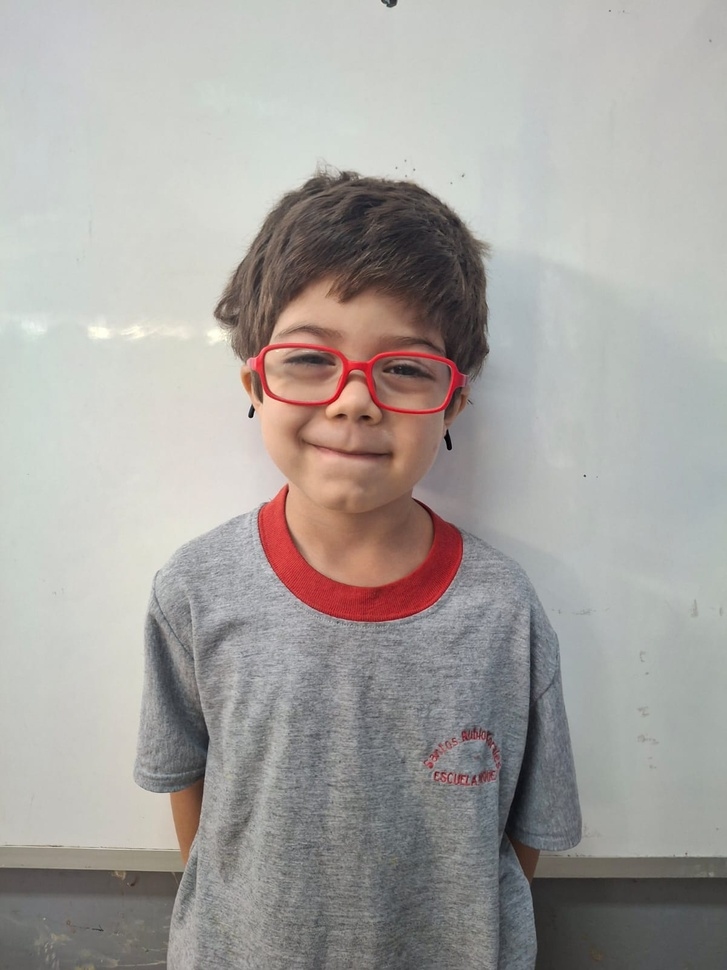
#> input picture imgs/WhatsApp Image 2026-04-09 at 19.34.20 (1).jpeg, 727 x 970 px, shrunk from 1200 x 1600 before the run; its folder holds only this picture in this run
$ python generar_pdf.py
#> lines starting #> are read from the running program, lines starting #| are printed output that depends on the picture; after the words box and inside, x2 and y2 are one past the last pixel; in counts of white or black regions, pixels touching at a corner belong together
import os
import cv2
from PIL import Image, ImageDraw, ImageOps
from reportlab.pdfgen import canvas
from reportlab.lib.pagesizes import A4
from reportlab.lib.units import cm
from reportlab.lib.utils import ImageReader

# --- CONFIGURACIÓN ---
CARPETA_IMAGENES = 'imgs'  # Carpeta donde están tus JPEGs
ARCHIVO_SALIDA_PDF = 'hoja_caras.pdf'
DIAMETRO_CM = 7.0               # Diámetro objetivo para el círculo en el PDF

# Rutas para guardar archivos temporales
CARPETA_TEMPORAL = 'temp_faces'

# --- INICIALIZACIÓN ---
if not os.path.exists(CARPETA_TEMPORAL):
    os.makedirs(CARPETA_TEMPORAL)

# Cargar el detector de rostros preentrenado de OpenCV
face_cascade = cv2.CascadeClassifier(cv2.data.haarcascades + 'haarcascade_frontalface_default.xml')

# --- FUNCIONES ---

def detectar_y_recortar_circular(ruta_imagen, num_rostro):
    """Detecta el rostro, lo recorta circularmente y lo guarda como PNG."""
#> called with num_rostro = 0
    try:
        # 1. Cargar imagen con OpenCV
        img = cv2.imread(ruta_imagen)
#> img is the input picture: shape (970, 727, 3); mean B, G, R 159.5, 163, 166.8
        gray = cv2.cvtColor(img, cv2.COLOR_BGR2GRAY)
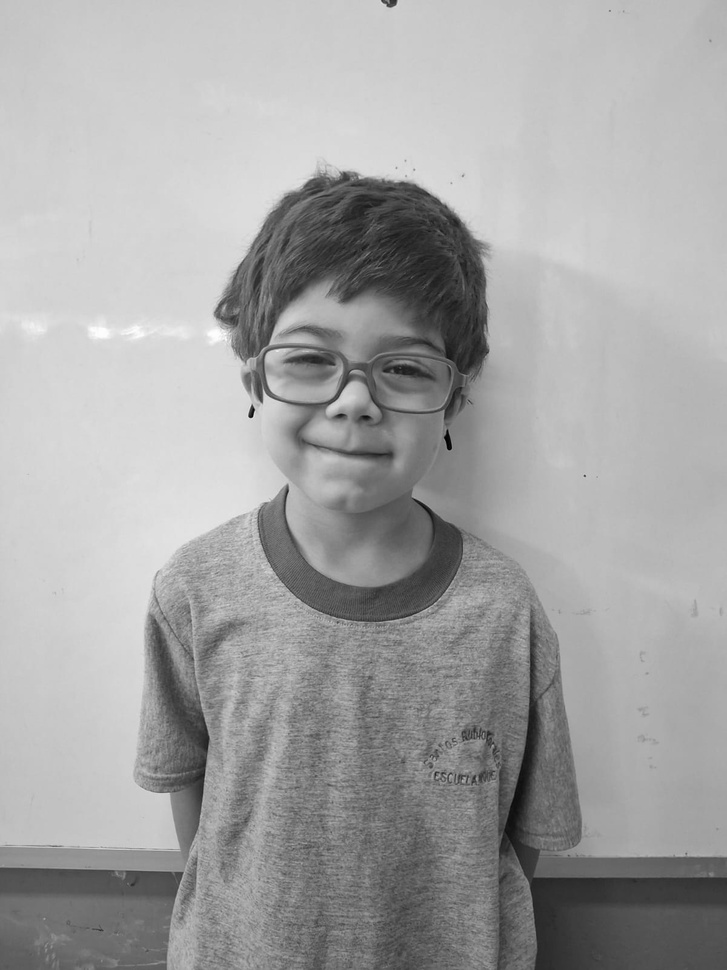
#> gray: shape (970, 727); min 0, max 253, mean 163.8
    except Exception as e:
        print(f"Error cargando {ruta_imagen}: {e}")
        return None

    # 2. Detectar rostros
    # Ajusta 'scaleFactor' y 'minNeighbors' si la detección no es buena
    caras = face_cascade.detectMultiScale(gray, scaleFactor=1.1, minNeighbors=5, minSize=(30, 30))
#> caras = [[225, 261, 268, 268]]

    if len(caras) == 0:
        print(f"No se detectó rostro en: {ruta_imagen}")
        return None

    # Tomar la primera cara detectada (x, y, ancho, alto)
    (x, y, w, h) = caras[0]
#> x = 225; y = 261; w = 268; h = 268

    # 3. Preparar el recorte circular (usando Pillow)
    pil_image = Image.open(ruta_imagen).convert("RGBA")

    # Crear una máscara circular
    # El recorte será un cuadrado centrado en la cara detectada
    # Añadimos un pequeño margen alrededor de la cara detectada
    margin_percent = 0.2
    mw = int(w * margin_percent)
#> mw = 53
    mh = int(h * margin_percent)
#> mh = 53

    # Asegurarse de que el cuadrado de recorte no se salga de la imagen
    img_w, img_h = pil_image.size
#> img_w = 727; img_h = 970
    cx = x + w // 2
#> cx = 359
    cy = y + h // 2
#> cy = 395

    # Determinar el radio del círculo de recorte
    r = max(w, h) // 2 + max(mw, mh)
#> r = 187

    # Coordenadas del cuadrado de recorte
    left = max(0, cx - r)
#> left = 172
    top = max(0, cy - r)
#> top = 208
    right = min(img_w, cx + r)
#> right = 546
    bottom = min(img_h, cy + r)
#> bottom = 582

    # Recortar el cuadrado
    face_square = pil_image.crop((left, top, right, bottom))
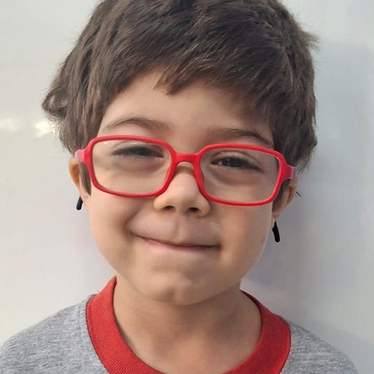
#> face_square: PIL image 374x374 RGBA; mean R, G, B, A 159.7, 136.9, 129.7, 255
    size = face_square.size # Debería ser cuadrado o casi cuadrado
#> size = (374, 374)

    # Crear la máscara circular
    mask = Image.new('L', size, 0)
#> mask: PIL image 374x374 L; every value is 0
    draw = ImageDraw.Draw(mask)
    # Dibujar el círculo blanco (opaco) que define la forma
    draw.ellipse((0, 0) + size, fill=255)

    # Aplicar la máscara
    face_circular = ImageOps.fit(face_square, mask.size, centering=(0.5, 0.5))
    face_circular.putalpha(mask)
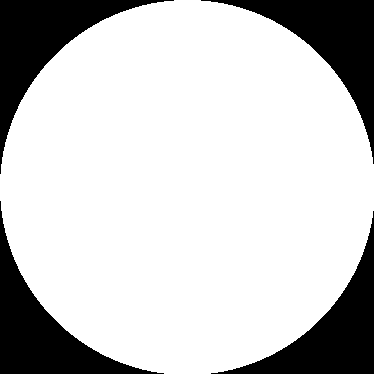
#> mask: PIL image 374x374 L; 78.9% white; 4 black regions, box (x1, y1, x2, y2) and area: (0, 0, 174, 174) 7565, (201, 0, 374, 164) 7391, (0, 201, 164, 374) 7391, (211, 211, 374, 374) 7218
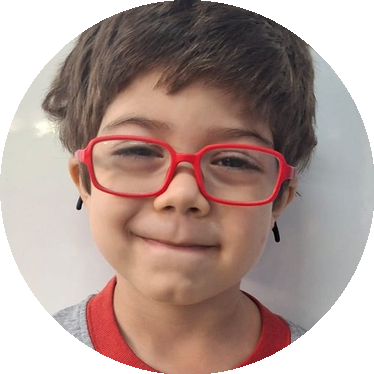
#> face_circular: PIL image 374x374 RGBA; mean R, G, B, A 159.7, 136.9, 129.7, 201.1; transparent parts drawn white

    # 4. Guardar como PNG temporal (para mantener la transparencia)
    ruta_temp_png = os.path.join(CARPETA_TEMPORAL, f'face_{num_rostro}.png')
    face_circular.save(ruta_temp_png, format="PNG")

    return ruta_temp_png

def generar_pdf(lista_rostros_recortados, archivo_salida):
    """Crea un PDF A4 con 6 imágenes por hoja en una cuadrícula."""
    c = canvas.Canvas(archivo_salida, pagesize=A4)
    width, height = A4 # Ancho y alto de A4 en puntos

    # Conversión de CM a puntos de PDF (ReportLab usa puntos)
    d_pt = DIAMETRO_CM * cm

    # Definir márgenes y espacios para la cuadrícula (A4 es ~21x29.7 cm)
    margin_x = 3 * cm  # Margen izquierdo total
    margin_y = 3 * cm  # Margen superior total
    gap_x = 2 * cm     # Espacio horizontal entre círculos
    gap_y = 2 * cm     # Espacio vertical entre círculos

    # Diseño de cuadrícula: 2 columnas, 3 filas
    num_cols = 2
    num_rows = 3
    rostros_por_pagina = num_cols * num_rows

    contador_rostros = 0

    print(f"Iniciando creación de PDF con {len(lista_rostros_recortados)} rostros...")

    while contador_rostros < len(lista_rostros_recortados):

        # Iterar sobre las filas y columnas de la página actual
        for row in range(num_rows):
            for col in range(num_cols):

                if contador_rostros >= len(lista_rostros_recortados):
                    break # No hay más rostros

                ruta_cara = lista_rostros_recortados[contador_rostros]

                # Calcular la posición (x, y) de la esquina superior izquierda del círculo
                # ReportLab usa coordenadas (0,0) en la esquina inferior izquierda
                x = margin_x + col * (d_pt + gap_x)
                y = height - margin_y - (row + 1) * d_pt - row * gap_y

                # Dibujar la imagen recortada
                try:
                    cara_reader = ImageReader(ruta_cara)
                    # drawImage(image, x, y, width, height, mask='auto')
                    # x, y son las coordenadas de la esquina inferior izquierda de la imagen
                    c.drawImage(cara_reader, x, y, width=d_pt, height=d_pt, mask='auto')

                    # Opcional: Dibujar un borde circular para verificar el tamaño
                    # c.setStrokeColorRGB(0.8, 0.8, 0.8) # Gris claro
                    # c.setLineWidth(1)
                    # c.circle(x + d_pt/2, y + d_pt/2, d_pt/2, stroke=1, fill=0)

                except Exception as e:
                    print(f"Error al dibujar imagen en PDF: {e}")

                contador_rostros += 1

            if contador_rostros >= len(lista_rostros_recortados):
                break

        # Si quedan más rostros, finalizar la página actual y crear una nueva
        if contador_rostros < len(lista_rostros_recortados):
            c.showPage()
            print("Página añadida al PDF.")

    c.save()
    print(f"PDF generado exitosamente: {archivo_salida}")

# --- FLUJO PRINCIPAL ---

def main():
    # 1. Obtener lista de imágenes
    formatos_soportados = ('.jpg', '.jpeg', '.png')
    archivos = [f for f in os.listdir(CARPETA_IMAGENES) if f.lower().endswith(formatos_soportados)]
    archivos.sort() # Opcional: ordenar por nombre

    if not archivos:
        print(f"No se encontraron imágenes válidas en '{CARPETA_IMAGENES}'.")
        return

    # 2. Procesar imágenes una por una
    rostros_procesados = []
    print(f"Procesando {len(archivos)} imágenes...")

    for i, archivo in enumerate(archivos):
        ruta_completa = os.path.join(CARPETA_IMAGENES, archivo)
        print(f"[{i+1}/{len(archivos)}] Procesando {archivo}...")

        # Detectar cara, recortar circularmente y guardar PNG temp
        ruta_temp = detectar_y_recortar_circular(ruta_completa, i)

        if ruta_temp:
            rostros_procesados.append(ruta_temp)

    # 3. Generar el PDF
    if rostros_procesados:
        generar_pdf(rostros_procesados, ARCHIVO_SALIDA_PDF)
#> (the call stopped at in generar_pdf, `c = canvas.Canvas(archivo_salida, pagesize=A4)`: reportlab is not available in this run)
    else:
        print("No se detectaron rostros válidos para generar el PDF.")

    # 4. Limpieza (Opcional: borrar la carpeta temporal)
    # import shutil
    # shutil.rmtree(CARPETA_TEMPORAL)
    # print("Archivos temporales eliminados.")

if __name__ == '__main__':
    main()

$ run again, on imgs/WhatsApp Image 2026-04-09 at 19.34.21.jpeg
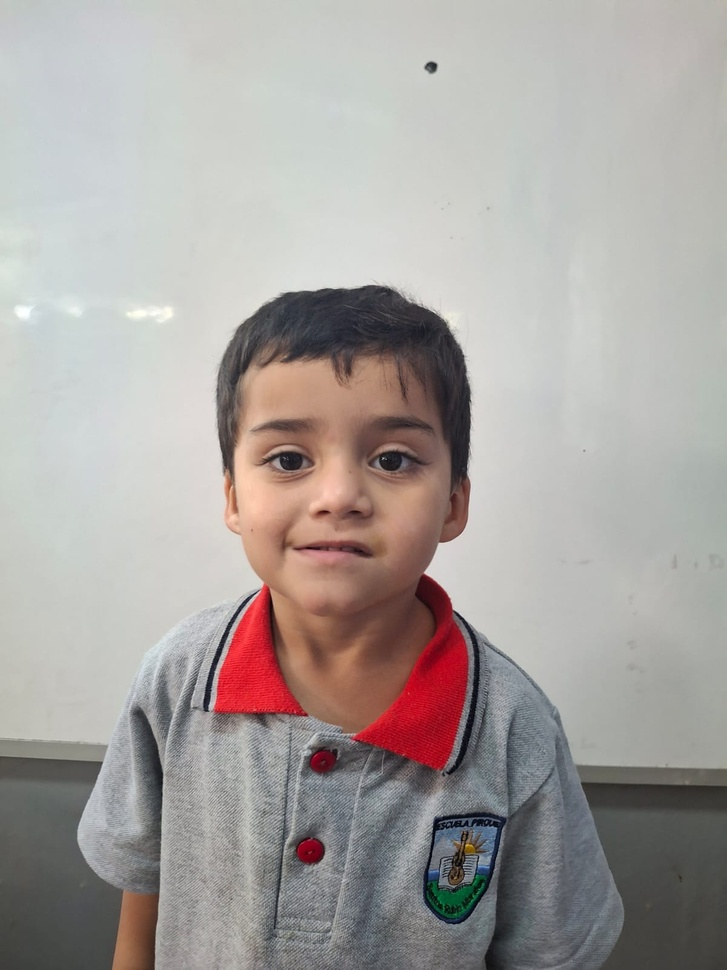
#> input picture imgs/WhatsApp Image 2026-04-09 at 19.34.21.jpeg, 727 x 970 px, shrunk from 1200 x 1600 before the run
#> in detectar_y_recortar_circular, img is the input picture: shape (970, 727, 3); mean B, G, R 158.9, 161.9, 167.9
#> caras = [[393, 912, 51, 51], [192, 339, 291, 291]]
#> x = 393; y = 912; w = 51
#> mw = 10
#> cx = 418
#> cy = 937
#> r = 35
#> left = 383
#> top = 902
#> right = 453
#> bottom = 970
#> in detectar_y_recortar_circular, `face_circular.putalpha(mask)`:
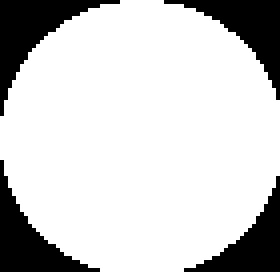
#> mask: PIL image 70x68 L (shown 4 times larger); 80.3% white; 4 black regions, box (x1, y1, x2, y2) and area: (0, 0, 30, 29) 264, (41, 0, 70, 25) 235, (0, 40, 25, 68) 234, (46, 44, 70, 68) 206
#> in detectar_y_recortar_circular, `face_circular.putalpha(mask)`:
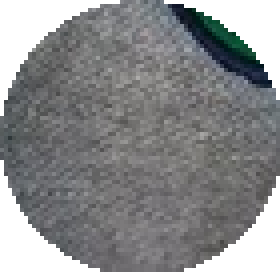
#> face_circular: PIL image 70x68 RGBA (shown 4 times larger); mean R, G, B, A 103.7, 107.1, 107.8, 204.7; transparent parts drawn white

$ run again, on imgs/WhatsApp Image 2026-04-09 at 19.34.22 (1).jpeg
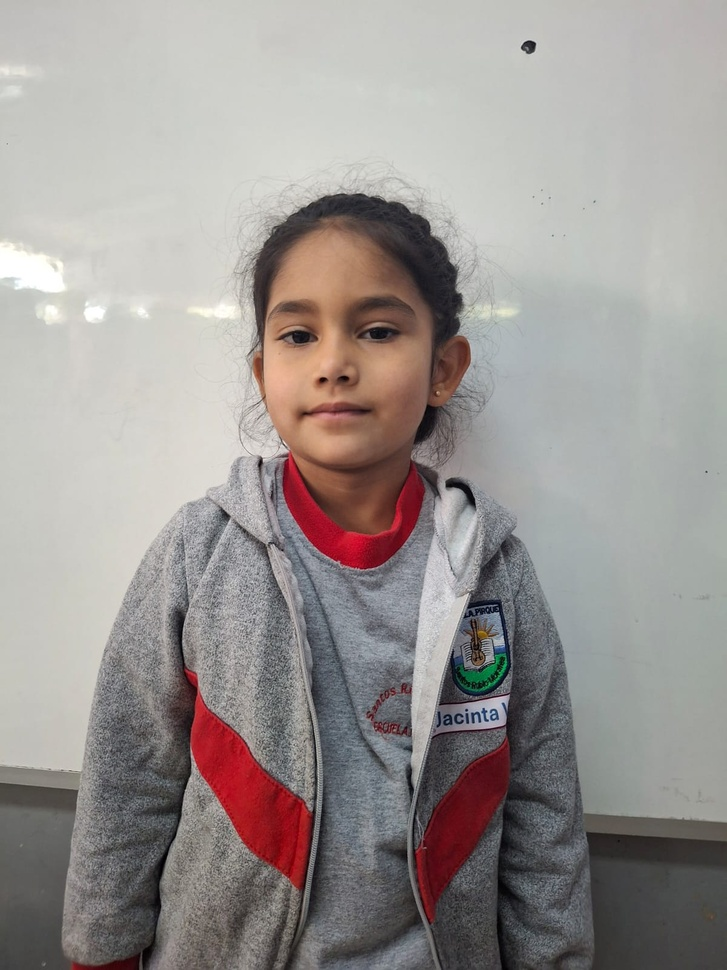
#> input picture imgs/WhatsApp Image 2026-04-09 at 19.34.22 (1).jpeg, 727 x 970 px, shrunk from 1200 x 1600 before the run
#> in detectar_y_recortar_circular, img is the input picture: shape (970, 727, 3); mean B, G, R 146.9, 149.4, 155.2
#> caras = [[418, 572, 57, 57], [222, 238, 230, 230]]
#> x = 418; y = 572; w = 57
#> mw = 11
#> cx = 446
#> cy = 600
#> r = 39
#> left = 407
#> top = 561
#> right = 485
#> bottom = 639
#> in detectar_y_recortar_circular, `face_circular.putalpha(mask)`:
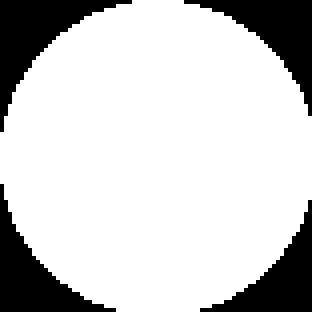
#> mask: PIL image 78x78 L (shown 4 times larger); 79.9% white; 4 black regions, box (x1, y1, x2, y2) and area: (0, 0, 33, 33) 338, (46, 0, 78, 29) 305, (0, 46, 29, 78) 305, (50, 50, 78, 78) 273
#> in detectar_y_recortar_circular, `face_circular.putalpha(mask)`:
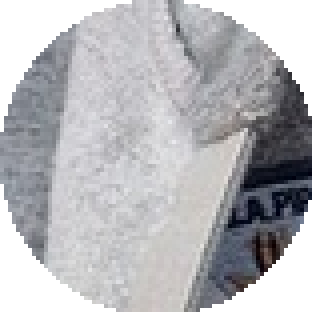
#> face_circular: PIL image 78x78 RGBA (shown 4 times larger); mean R, G, B, A 156.2, 155.8, 159.6, 203.8; transparent parts drawn white

$ run again, on imgs/WhatsApp Image 2026-04-09 at 19.34.22.jpeg
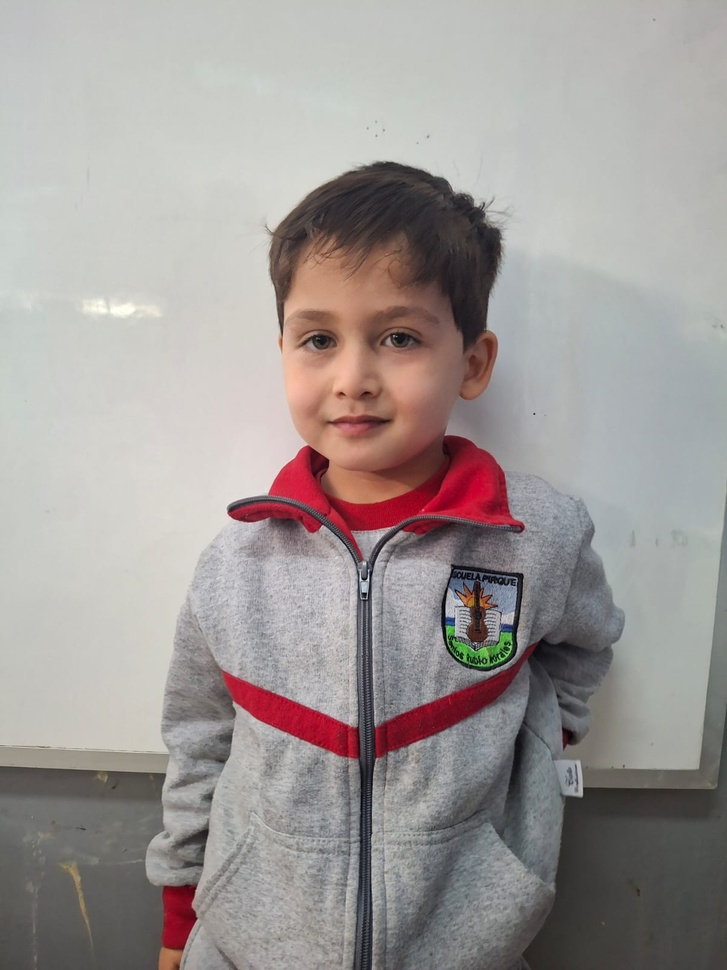
#> input picture imgs/WhatsApp Image 2026-04-09 at 19.34.22.jpeg, 727 x 970 px, shrunk from 1200 x 1600 before the run
#> in detectar_y_recortar_circular, img is the input picture: shape (970, 727, 3); mean B, G, R 151, 153.1, 159.5
#> caras = [[243, 252, 227, 227]]
#> x = 243; y = 252; w = 227
#> mw = 45
#> cx = 356
#> cy = 365
#> r = 158
#> left = 198
#> top = 207
#> right = 514
#> bottom = 523
#> in detectar_y_recortar_circular, `face_circular.putalpha(mask)`:
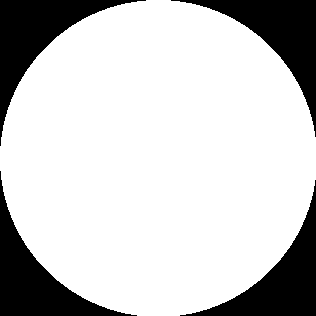
#> mask: PIL image 316x316 L; 78.9% white; 4 black regions, box (x1, y1, x2, y2) and area: (0, 0, 146, 146) 5403, (171, 0, 316, 137) 5257, (0, 171, 137, 316) 5257, (180, 180, 316, 316) 5112
#> in detectar_y_recortar_circular, `face_circular.putalpha(mask)`:
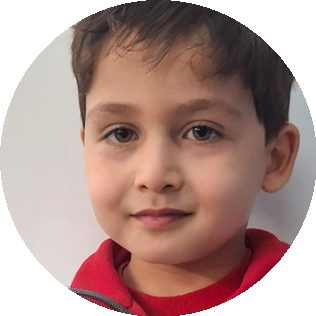
#> face_circular: PIL image 316x316 RGBA; mean R, G, B, A 156.1, 119.6, 114.9, 201.3; transparent parts drawn white

$ run again, on imgs/WhatsApp Image 2026-04-09 at 19.34.20 (2).jpeg
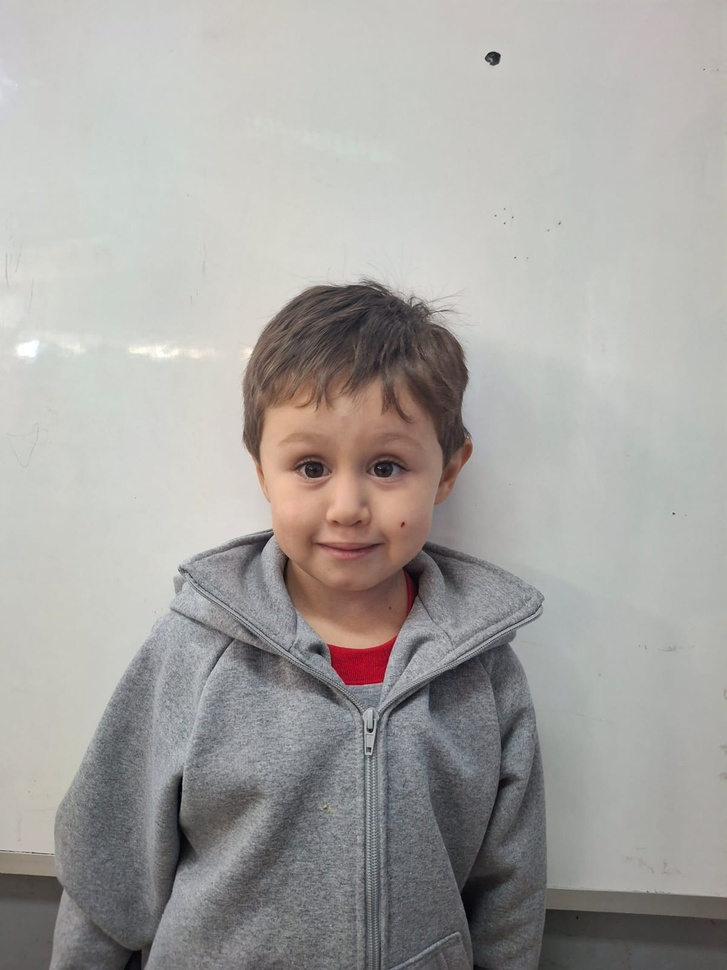
#> input picture imgs/WhatsApp Image 2026-04-09 at 19.34.20 (2).jpeg, 727 x 970 px, shrunk from 1200 x 1600 before the run
#> in detectar_y_recortar_circular, img is the input picture: shape (970, 727, 3); mean B, G, R 161.3, 164.3, 166.6
#> caras = [[226, 372, 242, 242]]
#> x = 226; y = 372; w = 242
#> mw = 48
#> cx = 347
#> cy = 493
#> r = 169
#> left = 178
#> top = 324
#> right = 516
#> bottom = 662
#> in detectar_y_recortar_circular, `face_circular.putalpha(mask)`:
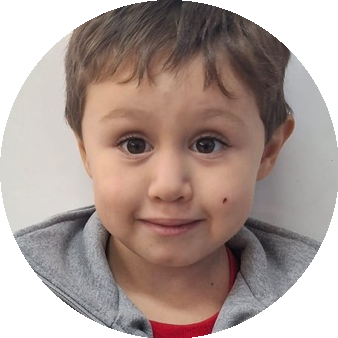
#> face_circular: PIL image 338x338 RGBA; mean R, G, B, A 152, 134.5, 128.2, 201.2; transparent parts drawn white
